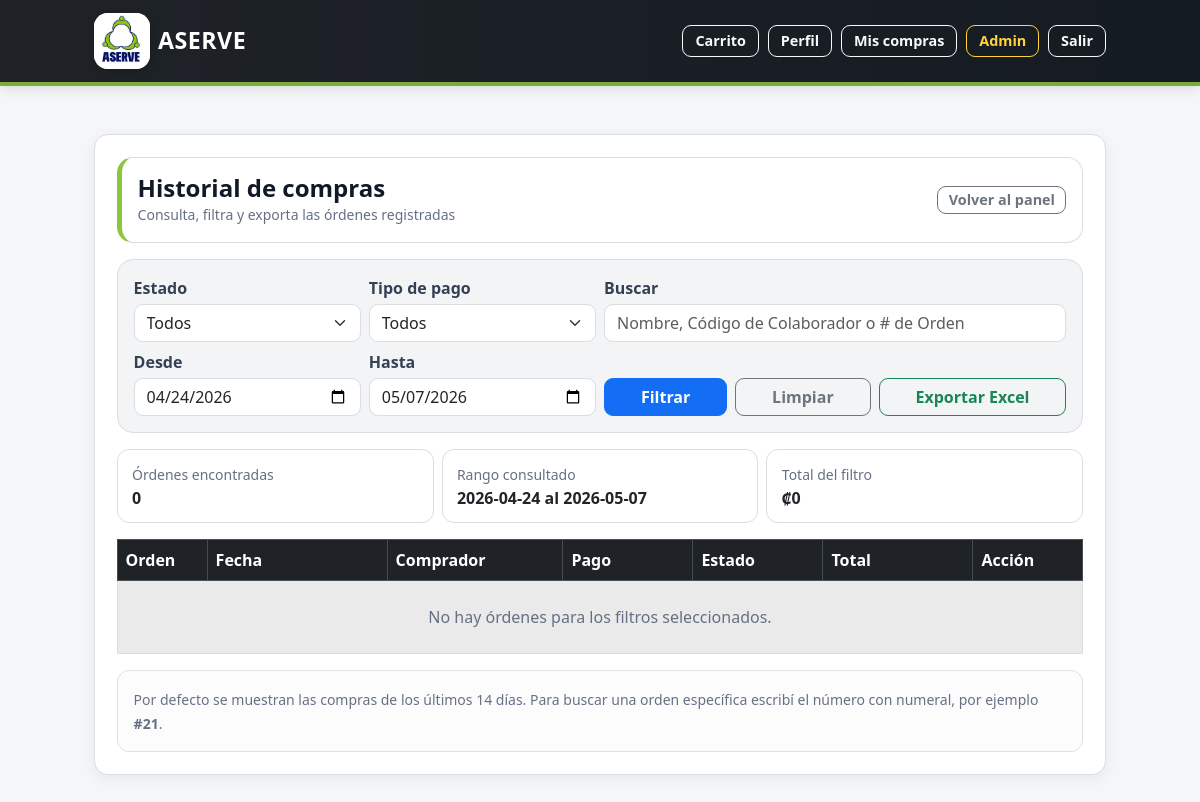
Page /admin/orders (signed in) on the earlier database version.
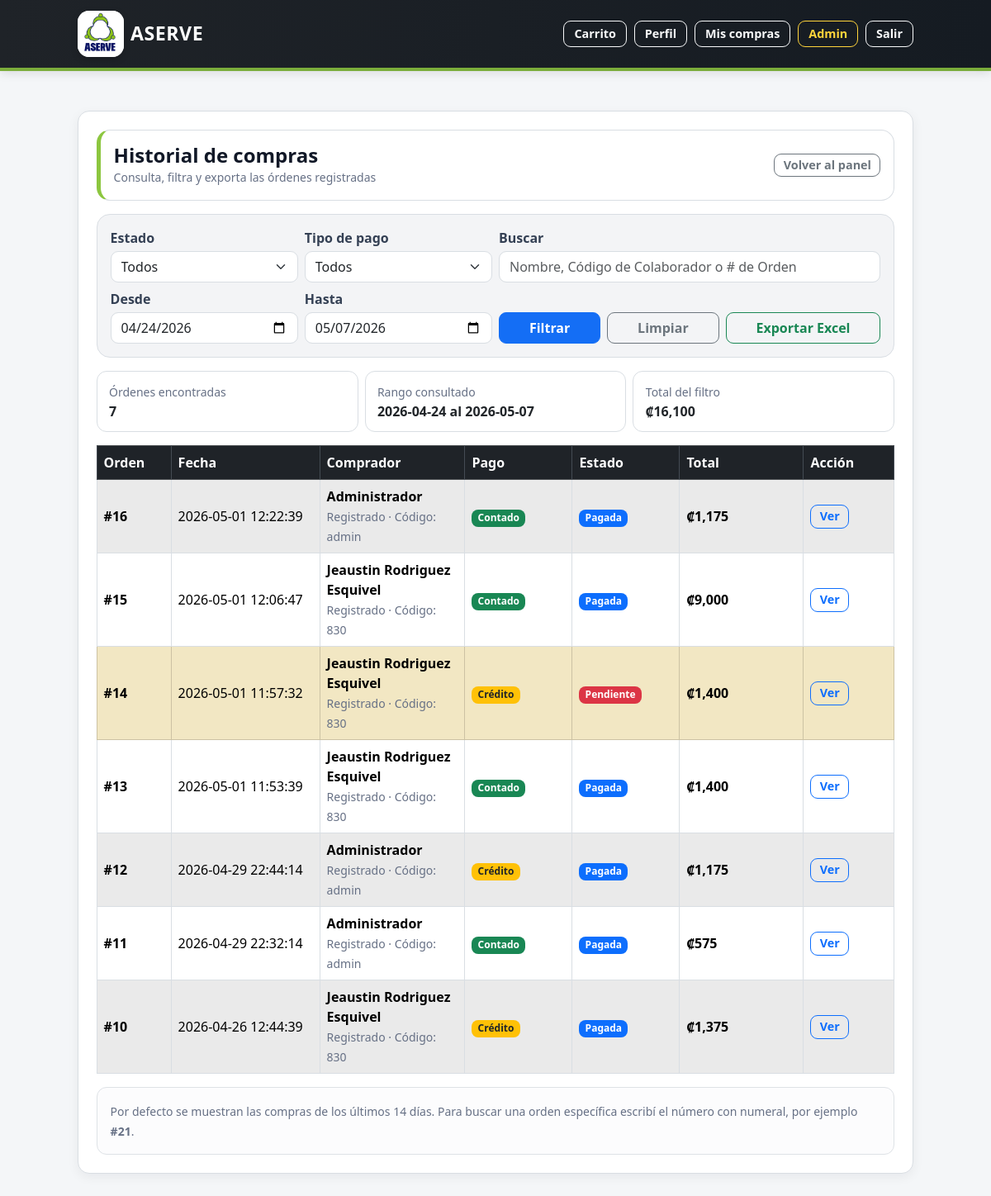
Same page on the later database version.
### tables this page shows
CREATE TABLE orders (
    id INTEGER PRIMARY KEY AUTOINCREMENT,
    fecha TEXT NOT NULL,
    tipo_usuario TEXT NOT NULL CHECK (tipo_usuario IN ('asociado', 'no_asociado')),
    user_id INTEGER,
    nombre_no_asociado TEXT,
    tipo_pago TEXT NOT NULL CHECK (tipo_pago IN ('contado', 'credito')),
    total REAL NOT NULL CHECK (total >= 0),
    estado TEXT NOT NULL CHECK (estado IN ('pendiente', 'pagada')),
    FOREIGN KEY (user_id) REFERENCES users(id)
);

CREATE TABLE users (
    id INTEGER PRIMARY KEY AUTOINCREMENT,
    nombre TEXT NOT NULL,
    usuario TEXT NOT NULL UNIQUE,
    contrasena_hash TEXT NOT NULL,
    rol TEXT NOT NULL CHECK (rol IN ('admin', 'asociado')),
    estado TEXT NOT NULL DEFAULT 'activo' CHECK (estado IN ('activo', 'bloqueado'))
, password_temporal INTEGER DEFAULT 0);

### app.py (the view, shortened to what this page needs)
@app.route("/admin/orders")
def admin_orders():
    if "user_id" not in session or session.get("rol") != "admin":
        return redirect(url_for("login"))
    estado = (request.args.get("estado") or "").strip().lower()
    pago = (request.args.get("pago") or "").strip().lower().replace("é", "e")
    q = (request.args.get("q") or "").strip()
    start = (request.args.get("start") or "").strip()
    end = (request.args.get("end") or "").strip()
    hoy = datetime.now().date()
    hace_14 = hoy - timedelta(days=13)
    if not start:
        start = hace_14.strftime("%Y-%m-%d")
    if not end:
        end = hoy.strftime("%Y-%m-%d")
    where = []
    params = []
    if estado in ("pagada", "pendiente"):
        where.append("lower(trim(o.estado)) = ?")
        params.append(estado)
    else:
        estado = ""
    if pago in ("contado", "credito"):
        where.append("replace(lower(trim(o.tipo_pago)), 'é', 'e') = ?")
        params.append(pago)
    else:
        pago = ""
    where.append("date(o.fecha) >= date(?)")
    params.append(start)
    where.append("date(o.fecha) <= date(?)")
    params.append(end)
    where_sql = "WHERE " + " AND ".join(where)
    db = get_db()
    resumen = db.execute(
        f"""
        SELECT
            COUNT(o.id) AS num_ordenes,
            COALESCE(SUM(o.total), 0) AS total_filtro
        FROM orders o
        LEFT JOIN users u ON u.id = o.user_id
        {where_sql}
        """,
        params
    ).fetchone()
    orders = db.execute(
        f"""
        SELECT
            o.*,
            u.nombre AS nombre_usuario,
            u.usuario AS codigo_usuario
        FROM orders o
        LEFT JOIN users u ON u.id = o.user_id
        {where_sql}
        ORDER BY o.id DESC
        """,
        params
    ).fetchall()
    return render_template(
        "admin_orders.html",
        orders=orders,
        estado=estado,
        pago=pago,
        q=q,
        start=start,
        end=end,
        num_ordenes=resumen["num_ordenes"] if resumen else 0,
        total_filtro=float(resumen["total_filtro"]) if resumen else 0
    )

### app.py (called while the page is built)
@app.template_filter("crc")
def format_crc(value):
    try:
        return f"₡{float(value):,.0f}"
    except (TypeError, ValueError):
        return "₡0"

def get_db():
    if "db" not in g:
        db_folder = os.path.dirname(app.config["DATABASE"])
        os.makedirs(db_folder, exist_ok=True)
        g.db = sqlite3.connect(app.config["DATABASE"])
        g.db.row_factory = sqlite3.Row
    return g.db

@app.before_request
def proteger_acceso_global():
    endpoint = request.endpoint
    if endpoint is None:
        return None
    rutas_publicas = {
        "login",
        "static"
    }
    if endpoint in rutas_publicas:
        return None
    if "user_id" not in session:
        flash("Debes iniciar sesión para acceder a ASERVE.", "warning")
        return redirect(url_for("login"))
    rutas_password_temporal = {
        "cambiar_password_temporal",
        "logout",
        "static"
    }
    if session.get("password_temporal") == 1:
        if endpoint not in rutas_password_temporal:
            flash("Debes cambiar tu contraseña temporal antes de continuar.", "warning")
            return redirect(url_for("cambiar_password_temporal"))
    return None

### templates/admin_orders.html (shortened to what the changed rows need)
{% extends "base.html" %}
{% block content %}
<div class="card shadow-sm">
  <div class="card-body">
    <div class="row g-2 mb-3">
      <div class="col-12 col-md-4">
        <div class="admin-orders-summary-box">
          <small class="text-muted">Órdenes encontradas</small>
          <div class="fw-bold">
            {{ num_ordenes }}
          </div>
        </div>
      </div>
      <div class="col-12 col-md-4">
        <div class="admin-orders-summary-box">
          <small class="text-muted">Total del filtro</small>
          <div class="fw-bold">
            {{ total_filtro|crc }}
          </div>
        </div>
      </div>
    </div>
    <div class="table-responsive d-none d-md-block">
      <table class="table table-bordered table-striped align-middle mb-0">
        <thead class="table-dark">
          <tr>
            <th style="width: 90px;">Orden</th>
            <th style="width: 180px;">Fecha</th>
            <th>Comprador</th>
            <th style="width: 130px;">Pago</th>
            <th style="width: 130px;">Estado</th>
            <th style="width: 150px;">Total</th>
            <th style="width: 110px;">Acción</th>
          </tr>
        </thead>
        <tbody>
          {% for o in orders %}
          {% set pago_norm = o.tipo_pago|string|lower|replace('é','e')|trim %}
          {% set estado_norm = o.estado|string|lower|trim %}
          <tr class="{% if estado_norm == 'pendiente' %}table-warning{% endif %}">
            <td>
              <b>#{{ o.id }}</b>
            </td>
            <td>
              {{ o.fecha }}
            </td>
            <td>
              {% if o.nombre_usuario %}
                <div class="fw-semibold">
                  {{ o.nombre_usuario }}
                </div>
                <small class="text-muted">
                  Registrado
                  {% if o.codigo_usuario %}
                    · Código: {{ o.codigo_usuario }}
                  {% endif %}
                </small>
              {% endif %}
            </td>
            <td>
              {% if pago_norm == "credito" %}
                <span class="badge bg-warning text-dark">Crédito</span>
              {% else %}
                <span class="badge bg-success">Contado</span>
              {% endif %}
            </td>
            <td>
              {% if estado_norm == "pendiente" %}
                <span class="badge bg-danger">Pendiente</span>
              {% else %}
                <span class="badge bg-primary">Pagada</span>
              {% endif %}
            </td>
            <td>
              <b>{{ o.total|crc }}</b>
            </td>
            <td>
              <a class="btn btn-outline-primary btn-sm"
                 href="{{ url_for('admin_order_detail',
                                  order_id=o.id,
                                  from_page='orders',
                                  estado=estado,
                                  pago=pago,
                                  q=q,
                                  start=start,
                                  end=end) }}">
                Ver
              </a>
            </td>
          </tr>
          {% else %}
          <tr>
            <td colspan="7" class="text-center text-muted py-4">
              No hay órdenes para los filtros seleccionados.
            </td>
          </tr>
          {% endfor %}
        </tbody>
      </table>
    </div>
  </div>
</div>
{% endblock %}

Differences in the rows shown:
added orders: id "16", fecha "2026-05-01 12:22:39", nombre_usuario "Administrador", codigo_usuario "admin", shows "Contado", shows "Pagada", total|crc "₡1,175"
added orders: id "15", fecha "2026-05-01 12:06:47", nombre_usuario "Jeaustin Rodriguez Esquivel", codigo_usuario "830", shows "Contado", shows "Pagada", total|crc "₡9,000"
added orders: id "14", fecha "2026-05-01 11:57:32", nombre_usuario "Jeaustin Rodriguez Esquivel", codigo_usuario "830", shows "Crédito", shows "Pendiente", total|crc "₡1,400"
added orders: id "13", fecha "2026-05-01 11:53:39", nombre_usuario "Jeaustin Rodriguez Esquivel", codigo_usuario "830", shows "Contado", shows "Pagada", total|crc "₡1,400"
added orders: id "12", fecha "2026-04-29 22:44:14", nombre_usuario "Administrador", codigo_usuario "admin", shows "Crédito", shows "Pagada", total|crc "₡1,175"
added orders: id "11", fecha "2026-04-29 22:32:14", nombre_usuario "Administrador", codigo_usuario "admin", shows "Contado", shows "Pagada", total|crc "₡575"
added orders: id "10", fecha "2026-04-26 12:44:39", nombre_usuario "Jeaustin Rodriguez Esquivel", codigo_usuario "830", shows "Crédito", shows "Pagada", total|crc "₡1,375"
Other differences:
{{ num_ordenes }}: "0" → "7"
{{ total_filtro|crc }}: "₡0" → "₡16,100"
text no longer shown: "No hay órdenes para los filtros seleccionados."
